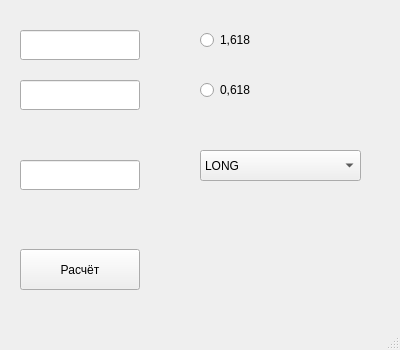
<?xml version="1.0" encoding="UTF-8"?>
<ui version="4.0">
 <class>MainWindow</class>
 <widget class="QMainWindow" name="MainWindow">
  <property name="geometry">
   <rect>
    <x>0</x>
    <y>0</y>
    <width>400</width>
    <height>350</height>
   </rect>
  </property>
  <property name="minimumSize">
   <size>
    <width>400</width>
    <height>350</height>
   </size>
  </property>
  <property name="maximumSize">
   <size>
    <width>410</width>
    <height>360</height>
   </size>
  </property>
  <property name="windowTitle">
   <string>MainWindow</string>
  </property>
  <widget class="QWidget" name="centralwidget">
   <widget class="QPushButton" name="pushButton">
    <property name="geometry">
     <rect>
      <x>20</x>
      <y>249</y>
      <width>120</width>
      <height>41</height>
     </rect>
    </property>
    <property name="text">
     <string>Расчёт</string>
    </property>
   </widget>
   <widget class="QRadioButton" name="radioButton">
    <property name="geometry">
     <rect>
      <x>200</x>
      <y>30</y>
      <width>99</width>
      <height>20</height>
     </rect>
    </property>
    <property name="text">
     <string>1,618</string>
    </property>
   </widget>
   <widget class="QRadioButton" name="radioButton_2">
    <property name="geometry">
     <rect>
      <x>200</x>
      <y>80</y>
      <width>81</width>
      <height>20</height>
     </rect>
    </property>
    <property name="text">
     <string>0,618</string>
    </property>
   </widget>
   <widget class="QLineEdit" name="lineEdit">
    <property name="geometry">
     <rect>
      <x>20</x>
      <y>30</y>
      <width>120</width>
      <height>30</height>
     </rect>
    </property>
   </widget>
   <widget class="QComboBox" name="comboBox">
    <property name="geometry">
     <rect>
      <x>200</x>
      <y>150</y>
      <width>161</width>
      <height>31</height>
     </rect>
    </property>
    <item>
     <property name="text">
      <string>LONG</string>
     </property>
    </item>
    <item>
     <property name="text">
      <string>SHORT</string>
     </property>
    </item>
   </widget>
   <widget class="QLineEdit" name="lineEdit_2">
    <property name="geometry">
     <rect>
      <x>20</x>
      <y>80</y>
      <width>120</width>
      <height>30</height>
     </rect>
    </property>
   </widget>
   <widget class="QLineEdit" name="lineEdit_3">
    <property name="geometry">
     <rect>
      <x>20</x>
      <y>160</y>
      <width>120</width>
      <height>30</height>
     </rect>
    </property>
   </widget>
  </widget>
  <widget class="QStatusBar" name="statusbar"/>
  <widget class="QMenuBar" name="menuBar">
   <property name="geometry">
    <rect>
     <x>0</x>
     <y>0</y>
     <width>400</width>
     <height>19</height>
    </rect>
   </property>
  </widget>
 </widget>
 <resources/>
 <connections/>
</ui>
